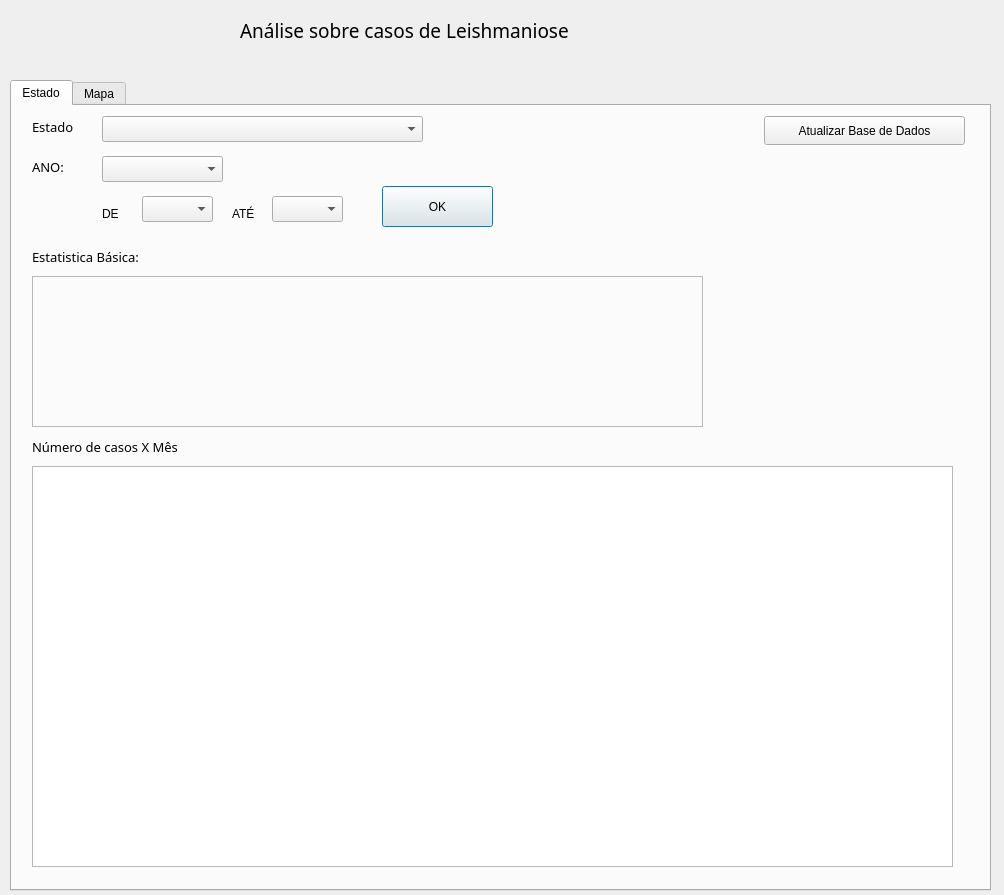
<?xml version="1.0" encoding="UTF-8"?>
<ui version="4.0">
 <class>Dialog</class>
 <widget class="QDialog" name="Dialog">
  <property name="geometry">
   <rect>
    <x>0</x>
    <y>0</y>
    <width>1004</width>
    <height>895</height>
   </rect>
  </property>
  <property name="windowTitle">
   <string>Dialog</string>
  </property>
  <widget class="QTabWidget" name="tabWidget">
   <property name="geometry">
    <rect>
     <x>10</x>
     <y>80</y>
     <width>981</width>
     <height>811</height>
    </rect>
   </property>
   <property name="currentIndex">
    <number>0</number>
   </property>
   <widget class="QWidget" name="tab">
    <attribute name="title">
     <string>Estado</string>
    </attribute>
    <widget class="QComboBox" name="comboBox_3">
     <property name="geometry">
      <rect>
       <x>130</x>
       <y>90</y>
       <width>71</width>
       <height>26</height>
      </rect>
     </property>
    </widget>
    <widget class="QComboBox" name="comboBox">
     <property name="geometry">
      <rect>
       <x>90</x>
       <y>10</y>
       <width>321</width>
       <height>26</height>
      </rect>
     </property>
    </widget>
    <widget class="QComboBox" name="comboBox_4">
     <property name="geometry">
      <rect>
       <x>260</x>
       <y>90</y>
       <width>71</width>
       <height>26</height>
      </rect>
     </property>
    </widget>
    <widget class="QLabel" name="label_2">
     <property name="geometry">
      <rect>
       <x>20</x>
       <y>10</y>
       <width>61</width>
       <height>21</height>
      </rect>
     </property>
     <property name="font">
      <font>
       <family>Arial Rounded MT Bold</family>
       <pointsize>10</pointsize>
      </font>
     </property>
     <property name="text">
      <string>Estado</string>
     </property>
    </widget>
    <widget class="QLabel" name="label_6">
     <property name="geometry">
      <rect>
       <x>20</x>
       <y>140</y>
       <width>291</width>
       <height>21</height>
      </rect>
     </property>
     <property name="font">
      <font>
       <family>Arial Rounded MT Bold</family>
       <pointsize>10</pointsize>
      </font>
     </property>
     <property name="text">
      <string>Estatistica Básica:</string>
     </property>
    </widget>
    <widget class="QFrame" name="Estado_2">
     <property name="geometry">
      <rect>
       <x>20</x>
       <y>170</y>
       <width>671</width>
       <height>151</height>
      </rect>
     </property>
     <property name="frameShape">
      <enum>QFrame::StyledPanel</enum>
     </property>
     <property name="frameShadow">
      <enum>QFrame::Raised</enum>
     </property>
    </widget>
    <widget class="QLabel" name="label_5">
     <property name="geometry">
      <rect>
       <x>220</x>
       <y>100</y>
       <width>41</width>
       <height>16</height>
      </rect>
     </property>
     <property name="text">
      <string>ATÉ</string>
     </property>
    </widget>
    <widget class="QLabel" name="label_4">
     <property name="geometry">
      <rect>
       <x>90</x>
       <y>100</y>
       <width>21</width>
       <height>16</height>
      </rect>
     </property>
     <property name="text">
      <string>DE</string>
     </property>
    </widget>
    <widget class="QLabel" name="label_8">
     <property name="geometry">
      <rect>
       <x>20</x>
       <y>330</y>
       <width>241</width>
       <height>21</height>
      </rect>
     </property>
     <property name="font">
      <font>
       <family>Arial Rounded MT Bold</family>
       <pointsize>10</pointsize>
      </font>
     </property>
     <property name="text">
      <string>Número de casos X Mês</string>
     </property>
    </widget>
    <widget class="QPushButton" name="pushButton_2">
     <property name="geometry">
      <rect>
       <x>370</x>
       <y>80</y>
       <width>111</width>
       <height>41</height>
      </rect>
     </property>
     <property name="text">
      <string>OK</string>
     </property>
    </widget>
    <widget class="QComboBox" name="comboBox_2">
     <property name="geometry">
      <rect>
       <x>90</x>
       <y>50</y>
       <width>121</width>
       <height>26</height>
      </rect>
     </property>
    </widget>
    <widget class="QLabel" name="label_9">
     <property name="geometry">
      <rect>
       <x>20</x>
       <y>50</y>
       <width>61</width>
       <height>21</height>
      </rect>
     </property>
     <property name="font">
      <font>
       <family>Arial Rounded MT Bold</family>
       <pointsize>10</pointsize>
      </font>
     </property>
     <property name="text">
      <string>ANO:</string>
     </property>
    </widget>
    <widget class="QPushButton" name="pushButton">
     <property name="geometry">
      <rect>
       <x>752</x>
       <y>10</y>
       <width>201</width>
       <height>29</height>
      </rect>
     </property>
     <property name="text">
      <string>Atualizar Base de Dados</string>
     </property>
    </widget>
    <widget class="QGraphicsView" name="graphicsView">
     <property name="geometry">
      <rect>
       <x>20</x>
       <y>360</y>
       <width>921</width>
       <height>401</height>
      </rect>
     </property>
    </widget>
   </widget>
   <widget class="QWidget" name="tab_2">
    <attribute name="title">
     <string>Mapa</string>
    </attribute>
    <widget class="QGraphicsView" name="graphicsView_2">
     <property name="geometry">
      <rect>
       <x>10</x>
       <y>10</y>
       <width>961</width>
       <height>751</height>
      </rect>
     </property>
    </widget>
   </widget>
  </widget>
  <widget class="QLabel" name="label">
   <property name="geometry">
    <rect>
     <x>240</x>
     <y>20</y>
     <width>571</width>
     <height>21</height>
    </rect>
   </property>
   <property name="font">
    <font>
     <family>Arial Rounded MT Bold</family>
     <pointsize>14</pointsize>
    </font>
   </property>
   <property name="frameShape">
    <enum>QFrame::NoFrame</enum>
   </property>
   <property name="text">
    <string>Análise sobre casos de Leishmaniose </string>
   </property>
  </widget>
 </widget>
 <resources/>
 <connections/>
</ui>
